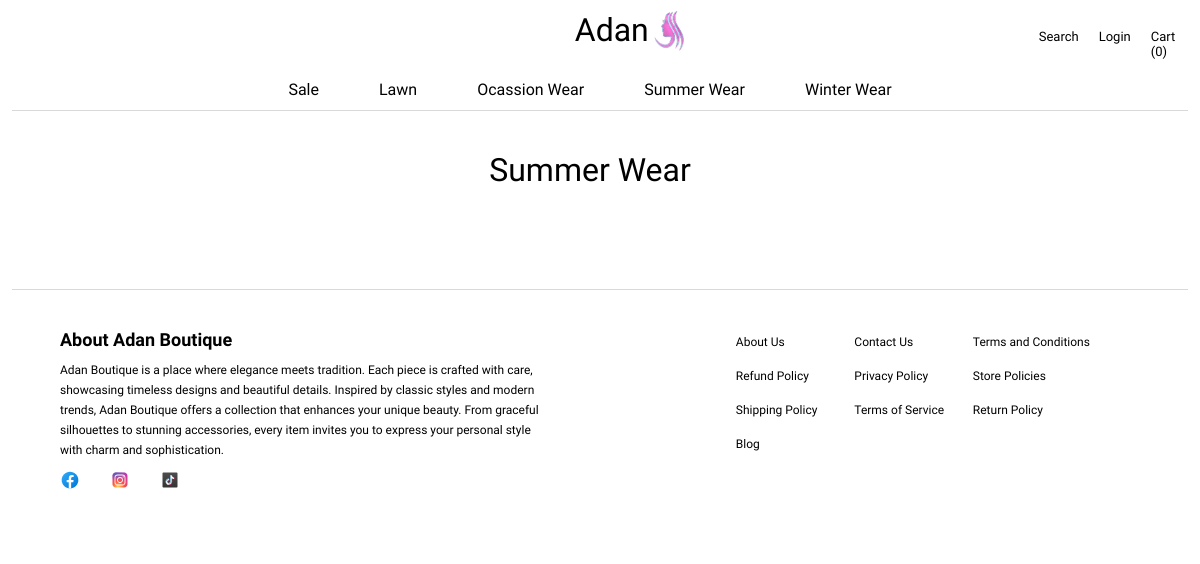
Page /adan/summer on the earlier database version.
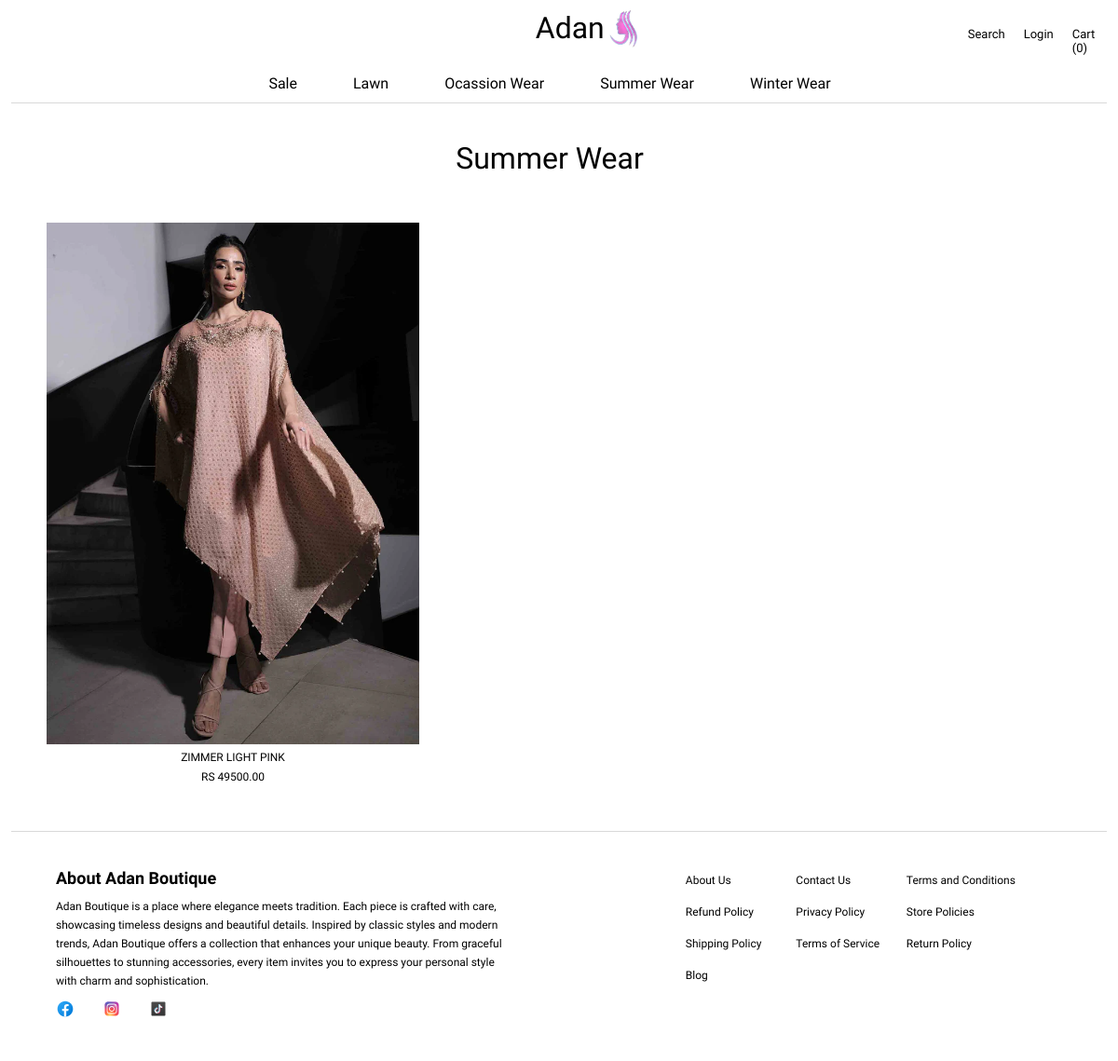
Same page on the later database version.
### products/models.py (models this page shows, shortened)
class Product(models.Model):
    name = models.CharField(max_length=255)
    description = models.TextField(blank=True)
    price = models.DecimalField(max_digits=10, decimal_places=2)
    discounted_price = models.DecimalField(max_digits=10, decimal_places=2, null=True, blank=True)
    stock = models.PositiveIntegerField()
    product_type = models.ForeignKey(ProductType, on_delete=models.CASCADE, related_name='products')
    is_on_sale = models.BooleanField(default=False)  # New field
    created_at = models.DateTimeField(auto_now_add=True)
    updated_at = models.DateTimeField(auto_now=True)

class ProductImage(models.Model):
    product = models.ForeignKey(Product, on_delete=models.CASCADE, related_name='images')
    image = models.ImageField(upload_to='products/')
    alt_text = models.CharField(max_length=255, blank=True)

### products/views.py (the view)
# urls.py: path('summer', views.summer_wear, name = 'summer'),
def summer_wear(request):
    summer_products = Product.objects.filter(is_on_sale = False, product_type__name = 'Summer Wear')
    products_with_images = {
        product: product.images.all() for product in summer_products
    }
    context = {
        'products_with_images': products_with_images,
    }
    return render(request, 'summer_wear.html', context)

### products/templates/summer_wear.html (shortened to what this page needs)
{% extends "layout.html" %}
{% block main %}
<div class="main">
    <div class="sectionHeading">
        <p>
            Summer Wear
        </p>
    </div>
    <div class="cardContainer">
        {% for product, images in products_with_images.items %}
        <div id='card-width' class="card">
            <div class="imgcontainer">
                {% if images %}
                    <img src="{{ images.0.image.url }}" alt="{{ images.0.alt_text }}">
                {% else %}
                    <img src="path/to/default/image.jpg" alt="No image available">
                {% endif %}
            </div>
            <div class="card-content">
                <p style = 'display: block'>{{ product.name }}</p>
                <p>RS {{ product.price }}</p>
            </div>
        </div>
        {% endfor %}
    </div>
</div>
{% endblock %}

Differences in the rows shown:
added Product: image (picture), name "ZIMMER LIGHT PINK", price "49500.00"
